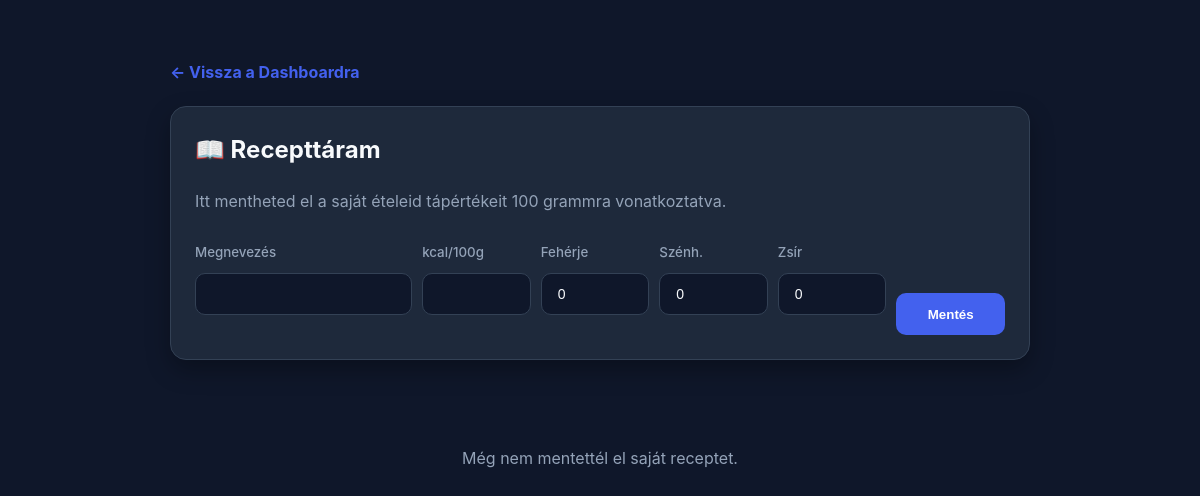
The page /my_recipes.php (signed in) on the database as committed earlier.
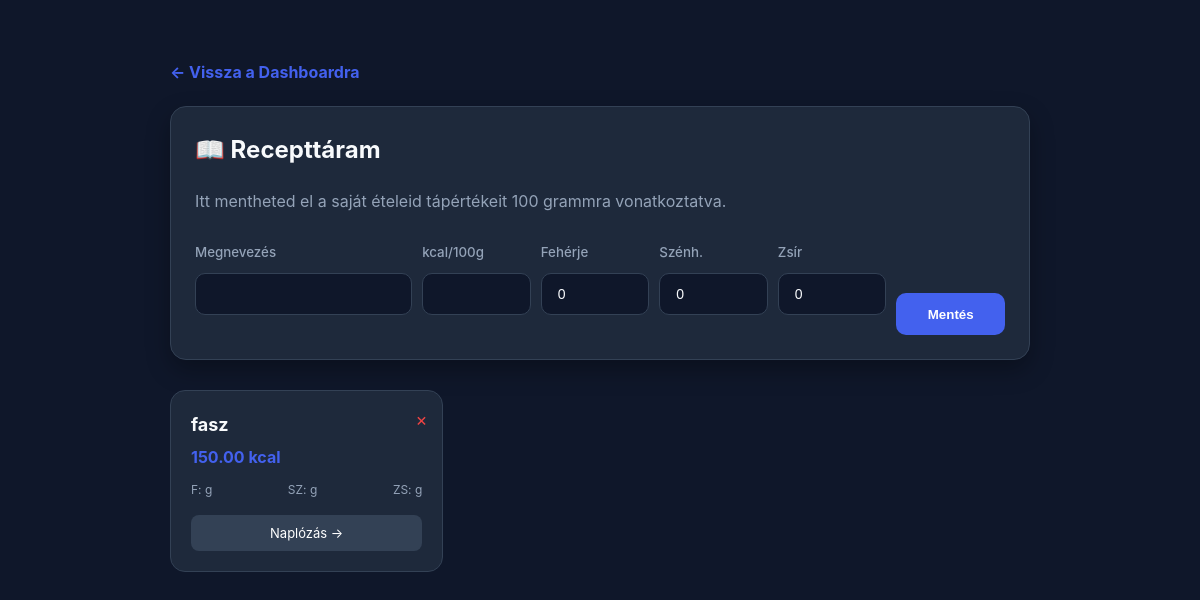
The same page on the database as committed later.
### tables this page shows
CREATE TABLE `foods` (
  `id` int(11) NOT NULL,
  `name` varchar(255) NOT NULL,
  `calories_100g` decimal(6,2) NOT NULL,
  `protein_100g` decimal(5,2) DEFAULT NULL,
  `carbs_100g` decimal(5,2) DEFAULT NULL,
  `fat_100g` decimal(5,2) DEFAULT NULL,
  `fiber_100g` decimal(5,2) DEFAULT NULL,
  `sugar_100g` decimal(5,2) DEFAULT NULL,
  `salt_100g` decimal(5,3) DEFAULT NULL,
  `unit` enum('g','ml') DEFAULT 'g',
  `source` enum('local','api') DEFAULT 'local',
  `created_at` timestamp NOT NULL DEFAULT current_timestamp(),
  `image` varchar(255) DEFAULT NULL,
  `created_by` int(11) DEFAULT NULL
);

### my_recipes.php (the view, shortened to what this page needs)
<?php
require 'database_connect.php';
$user_id = $_SESSION['user_id'];
?>
<!DOCTYPE html>
<html lang="hu">
<head>
    <link rel="stylesheet" href="style.css">
</head>
<body class="dark-mode"> <div class="recipe-container">
    <a href="dashboard.php" class="back-link">← Vissza a Dashboardra</a>
    <section class="card-section">
        <h2>📖 Recepttáram</h2>
        <p style="color: #94a3b8;">Itt mentheted el a saját ételeid tápértékeit 100 grammra vonatkoztatva.</p>
        <form method="POST" style="display: grid; grid-template-columns: 2fr 1fr 1fr 1fr 1fr 1fr; gap: 10px; margin-top: 25px; align-items: end;">
            <div><label><small>Megnevezés</small></label><input type="text" name="r_name" required></div>
            <div><label><small>kcal/100g</small></label><input type="number" step="0.1" name="r_cal" required></div>
            <div><label><small>Fehérje</small></label><input type="number" step="0.1" name="r_prot" value="0"></div>
            <div><label><small>Szénh.</small></label><input type="number" step="0.1" name="r_carb" value="0"></div>
            <div><label><small>Zsír</small></label><input type="number" step="0.1" name="r_fat" value="0"></div>
            <button type="submit" name="save_recipe" class="btn-primary" style="height: 42px;">Mentés</button>
        </form>
    </section>
    <div class="recipe-card-grid">
        <?php
        $res = mysqli_query($conn, "SELECT * FROM foods WHERE created_by = $user_id ORDER BY name ASC");
        if(mysqli_num_rows($res) > 0):
            while($row = mysqli_fetch_assoc($res)): ?>
                <div class="recipe-card">
                    <a href="my_recipes.php?delete_id=<?php echo $row['id']; ?>" class="delete-icon" onclick="return confirm('Biztosan törlöd?')">×</a>
                    <strong style="font-size: 18px; color: #f8fafc;"><?php echo htmlspecialchars($row['name']); ?></strong>
                    <div style="color: #4361ee; font-weight: bold; margin-top: 5px;"><?php echo $row['calories_100g']; ?> kcal</div>
                    <div class="macro-info">
                        <span>F: <?php echo $row['protein_100g']; ?>g</span>
                        <span>SZ: <?php echo $row['carbs_100g']; ?>g</span>
                        <span>ZS: <?php echo $row['fat_100g']; ?>g</span>
                    </div>
                    <a href="dashboard.php?q=<?php echo urlencode($row['name']); ?>"
                       style="display: block; margin-top: 15px; text-align: center; background: #334155; color: white; padding: 8px; border-radius: 8px; text-decoration: none; font-size: 13px;">
                       Naplózás →
                    </a>
                </div>
            <?php endwhile;
        else: ?>
            <p style="grid-column: 1/-1; text-align: center; color: #94a3b8; padding: 40px;">Még nem mentettél el saját receptet.</p>
        <?php endif; ?>
    </div>
</div>
</body>
</html>

Rows that differ between the two databases and show on the page:
added foods: name "fasz", calories_100g "150.00"
Other text that changed with them:
text no longer shown: "Még nem mentettél el saját receptet."
